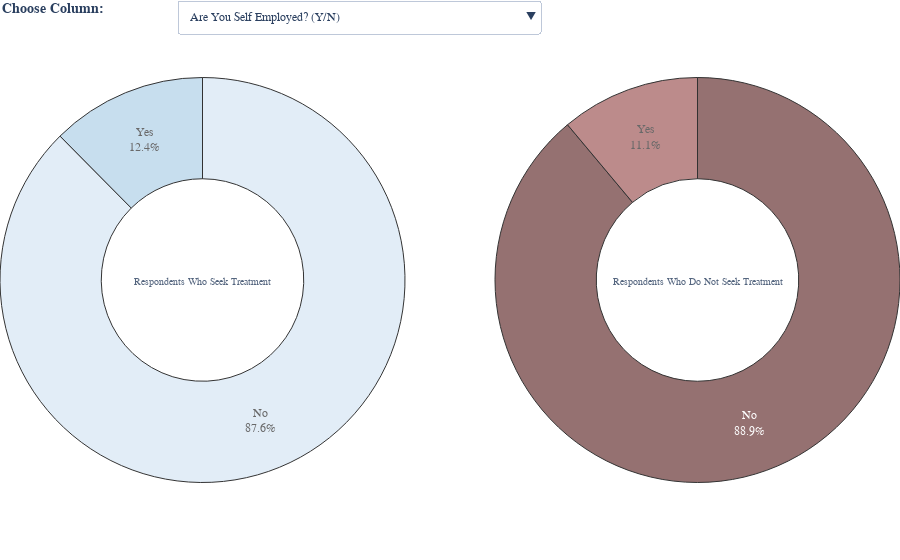

Notebook code for this chart:
### Code cell
# Visualization:
import plotly.express as px
from plotly.subplots import make_subplots
import plotly.graph_objects as go

#fig,_ = plt.subplots(5, 3, constrained_layout = True)

buttons = []
i = 0
vis = [False] * 23
titles = dict()
titles = {'self_employed': "Are You Self Employed? (Y/N)", 
          'family_history': "Family History of Mental Health Conditions? (Y/N)", 
#           'treatment': "Sought Treatment for Mental Health? (Y/N)",
          'work_interfere': "Does Your Mental Health Condition Interfere with Work? (Y/N)",
          'no_employees': "No. of Employees", 
          'remote_work':  "Do You Work Remotely? (Y/N)",
          'tech_company': "Do you Work at a Tech. Company? (Y/N)",
          'benefits': "Benefits provided by Employer?",  
          'care_options': "Awareness of Mental Healthcare Options?",
          'wellness_program': "Employer Discussed Mental Healthcare as part of Wellness Program?",
          'seek_help': "Access to Resources to Seek Help?",
          'anonymity': "Are Employees that Seek Help Anonymised?",
          'leave': "Ease of Taking Mental Health-based Leave?",
          'mental_health_consequence': "Bad consequences for Discussing Mental Health Issue?",  
          'phys_health_consequence': "Bad consequences for Discussing Physical Health Issue?",
          'coworkers': "Willingess to Discuss Mental Health issues with Coworkers?",
          'supervisor': "Willingess to Discuss Mental Health issues with Supervisor?", 
          'mental_health_interview': "Wilingness to Bring Up Mental Health issue in Interview?",
          'phys_health_interview': "Wilingness to Bring Up Physical Health issue in Interview?",
          'mental_vs_physical': "Mental Health taken as seriously as Physical Health?",  
          'obs_consequence': "Bad consequences for Coworkers with Mental Health?",
          'Grouped Ages': 'Ages',  
          'Grouped Genders': 'Genders', 
          'Grouped Countries': 'Country'}


for value in titles.values():
#     if value is not 'Select Question':
    vis[i] = True
    buttons.append({'label' : value,
             'method' : 'update',
             'args'   : [{'visible' : vis}]})
    i+=1
    vis = [False] * 23
# print(buttons)

fig = make_subplots(rows=1, cols=2,
                   specs=[[{'type':'domain'}, {'type':'domain'}]])

for col in dont_seek_treatment.columns:
    fig.add_trace(go.Pie(
             values = dont_seek_treatment[col].value_counts(),
             labels = dont_seek_treatment[col].value_counts().index,
             title = dict(text = 'Respondents Who Do Not Seek Treatment',
                          font = dict(size=10, family = 'monospace'),
                          ),
             hole = 0.5,
             hoverinfo='label+percent',),1,2)

# fig.add_trace(fig.data[-1])

for col in seek_treatment.columns:
    fig.add_trace(go.Pie(
             values = seek_treatment[col].value_counts(),
             labels = seek_treatment[col].value_counts().index,
             title = dict(text = 'Respondents Who Seek Treatment',
                          font = dict(size=10, family = 'monospace'),
                          ),
             hole = 0.5,
             hoverinfo='label+percent',),1,1)

# fig.add_trace(fig.data[-1])

fig.update_traces(row=1, col=2, hoverinfo='label+percent',
                  textinfo='label+percent',
                  textfont_size=12,
                  opacity = 0.8,
                  showlegend = False,
                  marker = dict(colors = sns.color_palette('pink').as_hex(),
                              line=dict(color='#000000', width=1)))

fig.update_traces(row=1, col=1, hoverinfo='label+percent',
                  textinfo='label+percent',
                  textfont_size=12,
                  opacity = 0.8,
                  showlegend = False,
                  marker = dict(colors = sns.color_palette("Blues").as_hex(),
                              line=dict(color='#000000', width=1)))
              

fig.update_layout(margin=dict(t=0, b=0, l=0, r=0),
                  font_family   = 'monospace',
                  updatemenus = [dict(
                        type = 'dropdown',
                        x = 0.60,
                        y = 1,
                        showactive = True,
                        active = 0,
                        buttons = buttons)],
                   annotations=[
                             dict(text = "<b>Choose<b> Column<b>: ",
                                  font = dict(size = 14),
                             showarrow=False,
                             x = 0.0, y = 1.0, yref = "paper", align = "center")])

for i in range(46):
     fig.data[i].visible = False
fig.data[23].visible = True
fig.data[0].visible = True

fig.show()

### Figure 1 — Plotly figure (JSON) as saved in the notebook; plotly's stock layout.template omitted (floating-point values rounded to 4 significant figures)
{"data": [{"domain": {"x": [0.55, 1], "y": [0, 1]}, "hole": 0.5, "hoverinfo": "label+percent", "labels": ["No", "Yes"], "marker": {"colors": ["#7b4e4e", "#ac6f6f", "#c99588", "#d8bf9e", "#e5e1b0", "#f3f3d8"], "line": {"color": "#000000", "width": 1}}, "opacity": 0.8, "showlegend": false, "textfont": {"size": 12}, "textinfo": "label+percent", "title": {"font": {"family": "monospace", "size": 10}, "text": "Respondents Who Do Not Seek Treatment"}, "type": "pie", "values": [545, 68], "visible": true}, {"domain": {"x": [0.55, 1], "y": [0, 1]}, "hole": 0.5, "hoverinfo": "label+percent", "labels": ["No", "Yes"], "marker": {"colors": ["#7b4e4e", "#ac6f6f", "#c99588", "#d8bf9e", "#e5e1b0", "#f3f3d8"], "line": {"color": "#000000", "width": 1}}, "opacity": 0.8, "showlegend": false, "textfont": {"size": 12}, "textinfo": "label+percent", "title": {"font": {"family": "monospace", "size": 10}, "text": "Respondents Who Do Not Seek Treatment"}, "type": "pie", "values": [495, 127], "visible": false}, {"domain": {"x": [0.55, 1], "y": [0, 1]}, "hole": 0.5, "hoverinfo": "label+percent", "labels": ["Never", "Sometimes", "Rarely", "Often"], "marker": {"colors": ["#7b4e4e", "#ac6f6f", "#c99588", "#d8bf9e", "#e5e1b0", "#f3f3d8"], "line": {"color": "#000000", "width": 1}}, "opacity": 0.8, "showlegend": false, "textfont": {"size": 12}, "textinfo": "label+percent", "title": {"font": {"family": "monospace", "size": 10}, "text": "Respondents Who Do Not Seek Treatment"}, "type": "pie", "values": [183, 107, 51, 21], "visible": false}, {"domain": {"x": [0.55, 1], "y": [0, 1]}, "hole": 0.5, "hoverinfo": "label+percent", "labels": ["6-25", "26-100", "More than 1000", "100-500", "1-5", "500-1000"], "marker": {"colors": ["#7b4e4e", "#ac6f6f", "#c99588", "#d8bf9e", "#e5e1b0", "#f3f3d8"], "line": {"color": "#000000", "width": 1}}, "opacity": 0.8, "showlegend": false, "textfont": {"size": 12}, "textinfo": "label+percent", "title": {"font": {"family": "monospace", "size": 10}, "text": "Respondents Who Do Not Seek Treatment"}, "type": "pie", "values": [162, 139, 136, 81, 71, 33], "visible": false}, {"domain": {"x": [0.55, 1], "y": [0, 1]}, "hole": 0.5, "hoverinfo": "label+percent", "labels": ["No", "Yes"], "marker": {"colors": ["#7b4e4e", "#ac6f6f", "#c99588", "#d8bf9e", "#e5e1b0", "#f3f3d8"], "line": {"color": "#000000", "width": 1}}, "opacity": 0.8, "showlegend": false, "textfont": {"size": 12}, "textinfo": "label+percent", "title": {"font": {"family": "monospace", "size": 10}, "text": "Respondents Who Do Not Seek Treatment"}, "type": "pie", "values": [444, 178], "visible": false}, {"domain": {"x": [0.55, 1], "y": [0, 1]}, "hole": 0.5, "hoverinfo": "label+percent", "labels": ["Yes", "No"], "marker": {"colors": ["#7b4e4e", "#ac6f6f", "#c99588", "#d8bf9e", "#e5e1b0", "#f3f3d8"], "line": {"color": "#000000", "width": 1}}, "opacity": 0.8, "showlegend": false, "textfont": {"size": 12}, "textinfo": "label+percent", "title": {"font": {"family": "monospace", "size": 10}, "text": "Respondents Who Do Not Seek Treatment"}, "type": "pie", "values": [517, 105], "visible": false}, {"domain": {"x": [0.55, 1], "y": [0, 1]}, "hole": 0.5, "hoverinfo": "label+percent", "labels": ["Don't know", "No", "Yes"], "marker": {"colors": ["#7b4e4e", "#ac6f6f", "#c99588", "#d8bf9e", "#e5e1b0", "#f3f3d8"], "line": {"color": "#000000", "width": 1}}, "opacity": 0.8, "showlegend": false, "textfont": {"size": 12}, "textinfo": "label+percent", "title": {"font": {"family": "monospace", "size": 10}, "text": "Respondents Who Do Not Seek Treatment"}, "type": "pie", "values": [257, 193, 172], "visible": false}, {"domain": {"x": [0.55, 1], "y": [0, 1]}, "hole": 0.5, "hoverinfo": "label+percent", "labels": ["No", "Not sure", "Yes"], "marker": {"colors": ["#7b4e4e", "#ac6f6f", "#c99588", "#d8bf9e", "#e5e1b0", "#f3f3d8"], "line": {"color": "#000000", "width": 1}}, "opacity": 0.8, "showlegend": false, "textfont": {"size": 12}, "textinfo": "label+percent", "title": {"font": {"family": "monospace", "size": 10}, "text": "Respondents Who Do Not Seek Treatment"}, "type": "pie", "values": [294, 191, 137], "visible": false}, {"domain": {"x": [0.55, 1], "y": [0, 1]}, "hole": 0.5, "hoverinfo": "label+percent", "labels": ["No", "Don't know", "Yes"], "marker": {"colors": ["#7b4e4e", "#ac6f6f", "#c99588", "#d8bf9e", "#e5e1b0", "#f3f3d8"], "line": {"color": "#000000", "width": 1}}, "opacity": 0.8, "showlegend": false, "textfont": {"size": 12}, "textinfo": "label+percent", "title": {"font": {"family": "monospace", "size": 10}, "text": "Respondents Who Do Not Seek Treatment"}, "type": "pie", "values": [422, 107, 93], "visible": false}, {"domain": {"x": [0.55, 1], "y": [0, 1]}, "hole": 0.5, "hoverinfo": "label+percent", "labels": ["No", "Don't know", "Yes"], "marker": {"colors": ["#7b4e4e", "#ac6f6f", "#c99588", "#d8bf9e", "#e5e1b0", "#f3f3d8"], "line": {"color": "#000000", "width": 1}}, "opacity": 0.8, "showlegend": false, "textfont": {"size": 12}, "textinfo": "label+percent", "title": {"font": {"family": "monospace", "size": 10}, "text": "Respondents Who Do Not Seek Treatment"}, "type": "pie", "values": [323, 197, 102], "visible": false}, {"domain": {"x": [0.55, 1], "y": [0, 1]}, "hole": 0.5, "hoverinfo": "label+percent", "labels": ["Don't know", "Yes", "No"], "marker": {"colors": ["#7b4e4e", "#ac6f6f", "#c99588", "#d8bf9e", "#e5e1b0", "#f3f3d8"], "line": {"color": "#000000", "width": 1}}, "opacity": 0.8, "showlegend": false, "textfont": {"size": 12}, "textinfo": "label+percent", "title": {"font": {"family": "monospace", "size": 10}, "text": "Respondents Who Do Not Seek Treatment"}, "type": "pie", "values": [448, 147, 27], "visible": false}, {"domain": {"x": [0.55, 1], "y": [0, 1]}, "hole": 0.5, "hoverinfo": "label+percent", "labels": ["Don't know", "Somewhat easy", "Very easy", "Somewhat difficult", "Very difficult"], "marker": {"colors": ["#7b4e4e", "#ac6f6f", "#c99588", "#d8bf9e", "#e5e1b0", "#f3f3d8"], "line": {"color": "#000000", "width": 1}}, "opacity": 0.8, "showlegend": false, "textfont": {"size": 12}, "textinfo": "label+percent", "title": {"font": {"family": "monospace", "size": 10}, "text": "Respondents Who Do Not Seek Treatment"}, "type": "pie", "values": [309, 135, 103, 44, 31], "visible": false}, {"domain": {"x": [0.55, 1], "y": [0, 1]}, "hole": 0.5, "hoverinfo": "label+percent", "labels": ["No", "Maybe", "Yes"], "marker": {"colors": ["#7b4e4e", "#ac6f6f", "#c99588", "#d8bf9e", "#e5e1b0", "#f3f3d8"], "line": {"color": "#000000", "width": 1}}, "opacity": 0.8, "showlegend": false, "textfont": {"size": 12}, "textinfo": "label+percent", "title": {"font": {"family": "monospace", "size": 10}, "text": "Respondents Who Do Not Seek Treatment"}, "type": "pie", "values": [280, 224, 118], "visible": false}, {"domain": {"x": [0.55, 1], "y": [0, 1]}, "hole": 0.5, "hoverinfo": "label+percent", "labels": ["No", "Maybe", "Yes"], "marker": {"colors": ["#7b4e4e", "#ac6f6f", "#c99588", "#d8bf9e", "#e5e1b0", "#f3f3d8"], "line": {"color": "#000000", "width": 1}}, "opacity": 0.8, "showlegend": false, "textfont": {"size": 12}, "textinfo": "label+percent", "title": {"font": {"family": "monospace", "size": 10}, "text": "Respondents Who Do Not Seek Treatment"}, "type": "pie", "values": [470, 127, 25], "visible": false}, {"domain": {"x": [0.55, 1], "y": [0, 1]}, "hole": 0.5, "hoverinfo": "label+percent", "labels": ["Some of them", "No", "Yes"], "marker": {"colors": ["#7b4e4e", "#ac6f6f", "#c99588", "#d8bf9e", "#e5e1b0", "#f3f3d8"], "line": {"color": "#000000", "width": 1}}, "opacity": 0.8, "showlegend": false, "textfont": {"size": 12}, "textinfo": "label+percent", "title": {"font": {"family": "monospace", "size": 10}, "text": "Respondents Who Do Not Seek Treatment"}, "type": "pie", "values": [384, 141, 97], "visible": false}, {"domain": {"x": [0.55, 1], "y": [0, 1]}, "hole": 0.5, "hoverinfo": "label+percent", "labels": ["Yes", "No", "Some of them"], "marker": {"colors": ["#7b4e4e", "#ac6f6f", "#c99588", "#d8bf9e", "#e5e1b0", "#f3f3d8"], "line": {"color": "#000000", "width": 1}}, "opacity": 0.8, "showlegend": false, "textfont": {"size": 12}, "textinfo": "label+percent", "title": {"font": {"family": "monospace", "size": 10}, "text": "Respondents Who Do Not Seek Treatment"}, "type": "pie", "values": [266, 186, 170], "visible": false}, {"domain": {"x": [0.55, 1], "y": [0, 1]}, "hole": 0.5, "hoverinfo": "label+percent", "labels": ["No", "Maybe", "Yes"], "marker": {"colors": ["#7b4e4e", "#ac6f6f", "#c99588", "#d8bf9e", "#e5e1b0", "#f3f3d8"], "line": {"color": "#000000", "width": 1}}, "opacity": 0.8, "showlegend": false, "textfont": {"size": 12}, "textinfo": "label+percent", "title": {"font": {"family": "monospace", "size": 10}, "text": "Respondents Who Do Not Seek Treatment"}, "type": "pie", "values": [479, 125, 18], "visible": false}, {"domain": {"x": [0.55, 1], "y": [0, 1]}, "hole": 0.5, "hoverinfo": "label+percent", "labels": ["Maybe", "No", "Yes"], "marker": {"colors": ["#7b4e4e", "#ac6f6f", "#c99588", "#d8bf9e", "#e5e1b0", "#f3f3d8"], "line": {"color": "#000000", "width": 1}}, "opacity": 0.8, "showlegend": false, "textfont": {"size": 12}, "textinfo": "label+percent", "title": {"font": {"family": "monospace", "size": 10}, "text": "Respondents Who Do Not Seek Treatment"}, "type": "pie", "values": [290, 241, 91], "visible": false}, {"domain": {"x": [0.55, 1], "y": [0, 1]}, "hole": 0.5, "hoverinfo": "label+percent", "labels": ["Don't know", "Yes", "No"], "marker": {"colors": ["#7b4e4e", "#ac6f6f", "#c99588", "#d8bf9e", "#e5e1b0", "#f3f3d8"], "line": {"color": "#000000", "width": 1}}, "opacity": 0.8, "showlegend": false, "textfont": {"size": 12}, "textinfo": "label+percent", "title": {"font": {"family": "monospace", "size": 10}, "text": "Respondents Who Do Not Seek Treatment"}, "type": "pie", "values": [316, 168, 138], "visible": false}, {"domain": {"x": [0.55, 1], "y": [0, 1]}, "hole": 0.5, "hoverinfo": "label+percent", "labels": ["No", "Yes"], "marker": {"colors": ["#7b4e4e", "#ac6f6f", "#c99588", "#d8bf9e", "#e5e1b0", "#f3f3d8"], "line": {"color": "#000000", "width": 1}}, "opacity": 0.8, "showlegend": false, "textfont": {"size": 12}, "textinfo": "label+percent", "title": {"font": {"family": "monospace", "size": 10}, "text": "Respondents Who Do Not Seek Treatment"}, "type": "pie", "values": [566, 56], "visible": false}, {"domain": {"x": [0.55, 1], "y": [0, 1]}, "hole": 0.5, "hoverinfo": "label+percent", "labels": ["25 to 34", "35 to 44", "16 to 24", "45 to 54", "55 to 64", "65 and over"], "marker": {"colors": ["#7b4e4e", "#ac6f6f", "#c99588", "#d8bf9e", "#e5e1b0", "#f3f3d8"], "line": {"color": "#000000", "width": 1}}, "opacity": 0.8, "showlegend": false, "textfont": {"size": 12}, "textinfo": "label+percent", "title": {"font": {"family": "monospace", "size": 10}, "text": "Respondents Who Do Not Seek Treatment"}, "type": "pie", "values": [362, 145, 86, 22, 4, 1], "visible": false}, {"domain": {"x": [0.55, 1], "y": [0, 1]}, "hole": 0.5, "hoverinfo": "label+percent", "labels": ["Identifies as Man", "Identifies as Woman", "Identifies as Other"], "marker": {"colors": ["#7b4e4e", "#ac6f6f", "#c99588", "#d8bf9e", "#e5e1b0", "#f3f3d8"], "line": {"color": "#000000", "width": 1}}, "opacity": 0.8, "showlegend": false, "textfont": {"size": 12}, "textinfo": "label+percent", "title": {"font": {"family": "monospace", "size": 10}, "text": "Respondents Who Do Not Seek Treatment"}, "type": "pie", "values": [541, 77, 4], "visible": false}, {"domain": {"x": [0.55, 1], "y": [0, 1]}, "hole": 0.5, "hoverinfo": "label+percent", "labels": ["United States", "Outside United States"], "marker": {"colors": ["#7b4e4e", "#ac6f6f", "#c99588", "#d8bf9e", "#e5e1b0", "#f3f3d8"], "line": {"color": "#000000", "width": 1}}, "opacity": 0.8, "showlegend": false, "textfont": {"size": 12}, "textinfo": "label+percent", "title": {"font": {"family": "monospace", "size": 10}, "text": "Respondents Who Do Not Seek Treatment"}, "type": "pie", "values": [341, 281], "visible": false}, {"domain": {"x": [0, 0.45], "y": [0, 1]}, "hole": 0.5, "hoverinfo": "label+percent", "labels": ["No", "Yes"], "marker": {"colors": ["#dbe9f6", "#bad6eb", "#89bedc", "#539ecd", "#2b7bba", "#0b559f"], "line": {"color": "#000000", "width": 1}}, "opacity": 0.8, "showlegend": false, "textfont": {"size": 12}, "textinfo": "label+percent", "title": {"font": {"family": "monospace", "size": 10}, "text": "Respondents Who Seek Treatment"}, "type": "pie", "values": [550, 78], "visible": true}, {"domain": {"x": [0, 0.45], "y": [0, 1]}, "hole": 0.5, "hoverinfo": "label+percent", "labels": ["Yes", "No"], "marker": {"colors": ["#dbe9f6", "#bad6eb", "#89bedc", "#539ecd", "#2b7bba", "#0b559f"], "line": {"color": "#000000", "width": 1}}, "opacity": 0.8, "showlegend": false, "textfont": {"size": 12}, "textinfo": "label+percent", "title": {"font": {"family": "monospace", "size": 10}, "text": "Respondents Who Seek Treatment"}, "type": "pie", "values": [365, 272], "visible": false}, {"domain": {"x": [0, 0.45], "y": [0, 1]}, "hole": 0.5, "hoverinfo": "label+percent", "labels": ["Sometimes", "Often", "Rarely", "Never"], "marker": {"colors": ["#dbe9f6", "#bad6eb", "#89bedc", "#539ecd", "#2b7bba", "#0b559f"], "line": {"color": "#000000", "width": 1}}, "opacity": 0.8, "showlegend": false, "textfont": {"size": 12}, "textinfo": "label+percent", "title": {"font": {"family": "monospace", "size": 10}, "text": "Respondents Who Seek Treatment"}, "type": "pie", "values": [358, 123, 122, 30], "visible": false}, {"domain": {"x": [0, 0.45], "y": [0, 1]}, "hole": 0.5, "hoverinfo": "label+percent", "labels": ["26-100", "More than 1000", "6-25", "100-500", "1-5", "500-1000"], "marker": {"colors": ["#dbe9f6", "#bad6eb", "#89bedc", "#539ecd", "#2b7bba", "#0b559f"], "line": {"color": "#000000", "width": 1}}, "opacity": 0.8, "showlegend": false, "textfont": {"size": 12}, "textinfo": "label+percent", "title": {"font": {"family": "monospace", "size": 10}, "text": "Respondents Who Seek Treatment"}, "type": "pie", "values": [150, 146, 128, 95, 91, 27], "visible": false}, {"domain": {"x": [0, 0.45], "y": [0, 1]}, "hole": 0.5, "hoverinfo": "label+percent", "labels": ["No", "Yes"], "marker": {"colors": ["#dbe9f6", "#bad6eb", "#89bedc", "#539ecd", "#2b7bba", "#0b559f"], "line": {"color": "#000000", "width": 1}}, "opacity": 0.8, "showlegend": false, "textfont": {"size": 12}, "textinfo": "label+percent", "title": {"font": {"family": "monospace", "size": 10}, "text": "Respondents Who Seek Treatment"}, "type": "pie", "values": [439, 198], "visible": false}, {"domain": {"x": [0, 0.45], "y": [0, 1]}, "hole": 0.5, "hoverinfo": "label+percent", "labels": ["Yes", "No"], "marker": {"colors": ["#dbe9f6", "#bad6eb", "#89bedc", "#539ecd", "#2b7bba", "#0b559f"], "line": {"color": "#000000", "width": 1}}, "opacity": 0.8, "showlegend": false, "textfont": {"size": 12}, "textinfo": "label+percent", "title": {"font": {"family": "monospace", "size": 10}, "text": "Respondents Who Seek Treatment"}, "type": "pie", "values": [514, 123], "visible": false}, {"domain": {"x": [0, 0.45], "y": [0, 1]}, "hole": 0.5, "hoverinfo": "label+percent", "labels": ["Yes", "No", "Don't know"], "marker": {"colors": ["#dbe9f6", "#bad6eb", "#89bedc", "#539ecd", "#2b7bba", "#0b559f"], "line": {"color": "#000000", "width": 1}}, "opacity": 0.8, "showlegend": false, "textfont": {"size": 12}, "textinfo": "label+percent", "title": {"font": {"family": "monospace", "size": 10}, "text": "Respondents Who Seek Treatment"}, "type": "pie", "values": [305, 181, 151], "visible": false}, {"domain": {"x": [0, 0.45], "y": [0, 1]}, "hole": 0.5, "hoverinfo": "label+percent", "labels": ["Yes", "No", "Not sure"], "marker": {"colors": ["#dbe9f6", "#bad6eb", "#89bedc", "#539ecd", "#2b7bba", "#0b559f"], "line": {"color": "#000000", "width": 1}}, "opacity": 0.8, "showlegend": false, "textfont": {"size": 12}, "textinfo": "label+percent", "title": {"font": {"family": "monospace", "size": 10}, "text": "Respondents Who Seek Treatment"}, "type": "pie", "values": [307, 207, 123], "visible": false}, {"domain": {"x": [0, 0.45], "y": [0, 1]}, "hole": 0.5, "hoverinfo": "label+percent", "labels": ["No", "Yes", "Don't know"], "marker": {"colors": ["#dbe9f6", "#bad6eb", "#89bedc", "#539ecd", "#2b7bba", "#0b559f"], "line": {"color": "#000000", "width": 1}}, "opacity": 0.8, "showlegend": false, "textfont": {"size": 12}, "textinfo": "label+percent", "title": {"font": {"family": "monospace", "size": 10}, "text": "Respondents Who Seek Treatment"}, "type": "pie", "values": [420, 136, 81], "visible": false}, {"domain": {"x": [0, 0.45], "y": [0, 1]}, "hole": 0.5, "hoverinfo": "label+percent", "labels": ["No", "Don't know", "Yes"], "marker": {"colors": ["#dbe9f6", "#bad6eb", "#89bedc", "#539ecd", "#2b7bba", "#0b559f"], "line": {"color": "#000000", "width": 1}}, "opacity": 0.8, "showlegend": false, "textfont": {"size": 12}, "textinfo": "label+percent", "title": {"font": {"family": "monospace", "size": 10}, "text": "Respondents Who Seek Treatment"}, "type": "pie", "values": [323, 166, 148], "visible": false}, {"domain": {"x": [0, 0.45], "y": [0, 1]}, "hole": 0.5, "hoverinfo": "label+percent", "labels": ["Don't know", "Yes", "No"], "marker": {"colors": ["#dbe9f6", "#bad6eb", "#89bedc", "#539ecd", "#2b7bba", "#0b559f"], "line": {"color": "#000000", "width": 1}}, "opacity": 0.8, "showlegend": false, "textfont": {"size": 12}, "textinfo": "label+percent", "title": {"font": {"family": "monospace", "size": 10}, "text": "Respondents Who Seek Treatment"}, "type": "pie", "values": [371, 228, 38], "visible": false}, {"domain": {"x": [0, 0.45], "y": [0, 1]}, "hole": 0.5, "hoverinfo": "label+percent", "labels": ["Don't know", "Somewhat easy", "Very easy", "Somewhat difficult", "Very difficult"], "marker": {"colors": ["#dbe9f6", "#bad6eb", "#89bedc", "#539ecd", "#2b7bba", "#0b559f"], "line": {"color": "#000000", "width": 1}}, "opacity": 0.8, "showlegend": false, "textfont": {"size": 12}, "textinfo": "label+percent", "title": {"font": {"family": "monospace", "size": 10}, "text": "Respondents Who Seek Treatment"}, "type": "pie", "values": [254, 131, 103, 82, 67], "visible": false}, {"domain": {"x": [0, 0.45], "y": [0, 1]}, "hole": 0.5, "hoverinfo": "label+percent", "labels": ["Maybe", "No", "Yes"], "marker": {"colors": ["#dbe9f6", "#bad6eb", "#89bedc", "#539ecd", "#2b7bba", "#0b559f"], "line": {"color": "#000000", "width": 1}}, "opacity": 0.8, "showlegend": false, "textfont": {"size": 12}, "textinfo": "label+percent", "title": {"font": {"family": "monospace", "size": 10}, "text": "Respondents Who Seek Treatment"}, "type": "pie", "values": [253, 210, 174], "visible": false}, {"domain": {"x": [0, 0.45], "y": [0, 1]}, "hole": 0.5, "hoverinfo": "label+percent", "labels": ["No", "Maybe", "Yes"], "marker": {"colors": ["#dbe9f6", "#bad6eb", "#89bedc", "#539ecd", "#2b7bba", "#0b559f"], "line": {"color": "#000000", "width": 1}}, "opacity": 0.8, "showlegend": false, "textfont": {"size": 12}, "textinfo": "label+percent", "title": {"font": {"family": "monospace", "size": 10}, "text": "Respondents Who Seek Treatment"}, "type": "pie", "values": [455, 146, 36], "visible": false}, {"domain": {"x": [0, 0.45], "y": [0, 1]}, "hole": 0.5, "hoverinfo": "label+percent", "labels": ["Some of them", "Yes", "No"], "marker": {"colors": ["#dbe9f6", "#bad6eb", "#89bedc", "#539ecd", "#2b7bba", "#0b559f"], "line": {"color": "#000000", "width": 1}}, "opacity": 0.8, "showlegend": false, "textfont": {"size": 12}, "textinfo": "label+percent", "title": {"font": {"family": "monospace", "size": 10}, "text": "Respondents Who Seek Treatment"}, "type": "pie", "values": [390, 128, 119], "visible": false}, {"domain": {"x": [0, 0.45], "y": [0, 1]}, "hole": 0.5, "hoverinfo": "label+percent", "labels": ["Yes", "No", "Some of them"], "marker": {"colors": ["#dbe9f6", "#bad6eb", "#89bedc", "#539ecd", "#2b7bba", "#0b559f"], "line": {"color": "#000000", "width": 1}}, "opacity": 0.8, "showlegend": false, "textfont": {"size": 12}, "textinfo": "label+percent", "title": {"font": {"family": "monospace", "size": 10}, "text": "Respondents Who Seek Treatment"}, "type": "pie", "values": [250, 207, 180], "visible": false}, {"domain": {"x": [0, 0.45], "y": [0, 1]}, "hole": 0.5, "hoverinfo": "label+percent", "labels": ["No", "Maybe", "Yes"], "marker": {"colors": ["#dbe9f6", "#bad6eb", "#89bedc", "#539ecd", "#2b7bba", "#0b559f"], "line": {"color": "#000000", "width": 1}}, "opacity": 0.8, "showlegend": false, "textfont": {"size": 12}, "textinfo": "label+percent", "title": {"font": {"family": "monospace", "size": 10}, "text": "Respondents Who Seek Treatment"}, "type": "pie", "values": [529, 82, 26], "visible": false}, {"domain": {"x": [0, 0.45], "y": [0, 1]}, "hole": 0.5, "hoverinfo": "label+percent", "labels": ["Maybe", "No", "Yes"], "marker": {"colors": ["#dbe9f6", "#bad6eb", "#89bedc", "#539ecd", "#2b7bba", "#0b559f"], "line": {"color": "#000000", "width": 1}}, "opacity": 0.8, "showlegend": false, "textfont": {"size": 12}, "textinfo": "label+percent", "title": {"font": {"family": "monospace", "size": 10}, "text": "Respondents Who Seek Treatment"}, "type": "pie", "values": [267, 259, 111], "visible": false}, {"domain": {"x": [0, 0.45], "y": [0, 1]}, "hole": 0.5, "hoverinfo": "label+percent", "labels": ["Don't know", "No", "Yes"], "marker": {"colors": ["#dbe9f6", "#bad6eb", "#89bedc", "#539ecd", "#2b7bba", "#0b559f"], "line": {"color": "#000000", "width": 1}}, "opacity": 0.8, "showlegend": false, "textfont": {"size": 12}, "textinfo": "label+percent", "title": {"font": {"family": "monospace", "size": 10}, "text": "Respondents Who Seek Treatment"}, "type": "pie", "values": [260, 202, 175], "visible": false}, {"domain": {"x": [0, 0.45], "y": [0, 1]}, "hole": 0.5, "hoverinfo": "label+percent", "labels": ["No", "Yes"], "marker": {"colors": ["#dbe9f6", "#bad6eb", "#89bedc", "#539ecd", "#2b7bba", "#0b559f"], "line": {"color": "#000000", "width": 1}}, "opacity": 0.8, "showlegend": false, "textfont": {"size": 12}, "textinfo": "label+percent", "title": {"font": {"family": "monospace", "size": 10}, "text": "Respondents Who Seek Treatment"}, "type": "pie", "values": [509, 128], "visible": false}, {"domain": {"x": [0, 0.45], "y": [0, 1]}, "hole": 0.5, "hoverinfo": "label+percent", "labels": ["25 to 34", "35 to 44", "16 to 24", "45 to 54", "55 to 64", "65 and over"], "marker": {"colors": ["#dbe9f6", "#bad6eb", "#89bedc", "#539ecd", "#2b7bba", "#0b559f"], "line": {"color": "#000000", "width": 1}}, "opacity": 0.8, "showlegend": false, "textfont": {"size": 12}, "textinfo": "label+percent", "title": {"font": {"family": "monospace", "size": 10}, "text": "Respondents Who Seek Treatment"}, "type": "pie", "values": [346, 175, 70, 29, 11, 1], "visible": false}, {"domain": {"x": [0, 0.45], "y": [0, 1]}, "hole": 0.5, "hoverinfo": "label+percent", "labels": ["Identifies as Man", "Identifies as Woman", "Identifies as Other"], "marker": {"colors": ["#dbe9f6", "#bad6eb", "#89bedc", "#539ecd", "#2b7bba", "#0b559f"], "line": {"color": "#000000", "width": 1}}, "opacity": 0.8, "showlegend": false, "textfont": {"size": 12}, "textinfo": "label+percent", "title": {"font": {"family": "monospace", "size": 10}, "text": "Respondents Who Seek Treatment"}, "type": "pie", "values": [449, 170, 18], "visible": false}, {"domain": {"x": [0, 0.45], "y": [0, 1]}, "hole": 0.5, "hoverinfo": "label+percent", "labels": ["United States", "Outside United States"], "marker": {"colors": ["#dbe9f6", "#bad6eb", "#89bedc", "#539ecd", "#2b7bba", "#0b559f"], "line": {"color": "#000000", "width": 1}}, "opacity": 0.8, "showlegend": false, "textfont": {"size": 12}, "textinfo": "label+percent", "title": {"font": {"family": "monospace", "size": 10}, "text": "Respondents Who Seek Treatment"}, "type": "pie", "values": [410, 227], "visible": false}], "layout": {"annotations": [{"align": "center", "font": {"size": 14}, "showarrow": false, "text": "<b>Choose<b> Column<b>: ", "x": 0, "y": 1, "yref": "paper"}], "font": {"family": "monospace"}, "margin": {"b": 0, "l": 0, "r": 0, "t": 0}, "updatemenus": [{"active": 0, "buttons": [{"args": [{"visible": [true, false, false, false, false, false, false, false, false, false, false, false, false, false, false, false, false, false, false, false, false, false, false]}], "label": "Are You Self Employed? (Y/N)", "method": "update"}, {"args": [{"visible": [false, true, false, false, false, false, false, false, false, false, false, false, false, false, false, false, false, false, false, false, false, false, false]}], "label": "Family History of Mental Health Conditions? (Y/N)", "method": "update"}, {"args": [{"visible": [false, false, true, false, false, false, false, false, false, false, false, false, false, false, false, false, false, false, false, false, false, false, false]}], "label": "Does Your Mental Health Condition Interfere with Work? (Y/N)", "method": "update"}, {"args": [{"visible": [false, false, false, true, false, false, false, false, false, false, false, false, false, false, false, false, false, false, false, false, false, false, false]}], "label": "No. of Employees", "method": "update"}, {"args": [{"visible": [false, false, false, false, true, false, false, false, false, false, false, false, false, false, false, false, false, false, false, false, false, false, false]}], "label": "Do You Work Remotely? (Y/N)", "method": "update"}, {"args": [{"visible": [false, false, false, false, false, true, false, false, false, false, false, false, false, false, false, false, false, false, false, false, false, false, false]}], "label": "Do you Work at a Tech. Company? (Y/N)", "method": "update"}, {"args": [{"visible": [false, false, false, false, false, false, true, false, false, false, false, false, false, false, false, false, false, false, false, false, false, false, false]}], "label": "Benefits provided by Employer?", "method": "update"}, {"args": [{"visible": [false, false, false, false, false, false, false, true, false, false, false, false, false, false, false, false, false, false, false, false, false, false, false]}], "label": "Awareness of Mental Healthcare Options?", "method": "update"}, {"args": [{"visible": [false, false, false, false, false, false, false, false, true, false, false, false, false, false, false, false, false, false, false, false, false, false, false]}], "label": "Employer Discussed Mental Healthcare as part of Wellness Program?", "method": "update"}, {"args": [{"visible": [false, false, false, false, false, false, false, false, false, true, false, false, false, false, false, false, false, false, false, false, false, false, false]}], "label": "Access to Resources to Seek Help?", "method": "update"}, {"args": [{"visible": [false, false, false, false, false, false, false, false, false, false, true, false, false, false, false, false, false, false, false, false, false, false, false]}], "label": "Are Employees that Seek Help Anonymised?", "method": "update"}, {"args": [{"visible": [false, false, false, false, false, false, false, false, false, false, false, true, false, false, false, false, false, false, false, false, false, false, false]}], "label": "Ease of Taking Mental Health-based Leave?", "method": "update"}, {"args": [{"visible": [false, false, false, false, false, false, false, false, false, false, false, false, true, false, false, false, false, false, false, false, false, false, false]}], "label": "Bad consequences for Discussing Mental Health Issue?", "method": "update"}, {"args": [{"visible": [false, false, false, false, false, false, false, false, false, false, false, false, false, true, false, false, false, false, false, false, false, false, false]}], "label": "Bad consequences for Discussing Physical Health Issue?", "method": "update"}, {"args": [{"visible": [false, false, false, false, false, false, false, false, false, false, false, false, false, false, true, false, false, false, false, false, false, false, false]}], "label": "Willingess to Discuss Mental Health issues with Coworkers?", "method": "update"}, {"args": [{"visible": [false, false, false, false, false, false, false, false, false, false, false, false, false, false, false, true, false, false, false, false, false, false, false]}], "label": "Willingess to Discuss Mental Health issues with Supervisor?", "method": "update"}, {"args": [{"visible": [false, false, false, false, false, false, false, false, false, false, false, false, false, false, false, false, true, false, false, false, false, false, false]}], "label": "Wilingness to Bring Up Mental Health issue in Interview?", "method": "update"}, {"args": [{"visible": [false, false, false, false, false, false, false, false, false, false, false, false, false, false, false, false, false, true, false, false, false, false, false]}], "label": "Wilingness to Bring Up Physical Health issue in Interview?", "method": "update"}, {"args": [{"visible": [false, false, false, false, false, false, false, false, false, false, false, false, false, false, false, false, false, false, true, false, false, false, false]}], "label": "Mental Health taken as seriously as Physical Health?", "method": "update"}, {"args": [{"visible": [false, false, false, false, false, false, false, false, false, false, false, false, false, false, false, false, false, false, false, true, false, false, false]}], "label": "Bad consequences for Coworkers with Mental Health?", "method": "update"}, {"args": [{"visible": [false, false, false, false, false, false, false, false, false, false, false, false, false, false, false, false, false, false, false, false, true, false, false]}], "label": "Ages", "method": "update"}, {"args": [{"visible": [false, false, false, false, false, false, false, false, false, false, false, false, false, false, false, false, false, false, false, false, false, true, false]}], "label": "Genders", "method": "update"}, {"args": [{"visible": [false, false, false, false, false, false, false, false, false, false, false, false, false, false, false, false, false, false, false, false, false, false, true]}], "label": "Country", "method": "update"}], "showactive": true, "type": "dropdown", "x": 0.6, "y": 1}]}}
